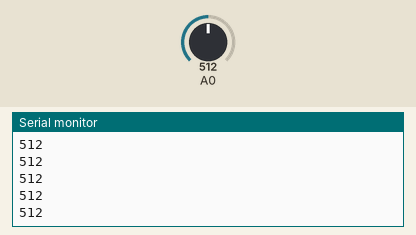
Bench run of a sketch on a simulated Arduino Uno, built with avr-gcc and run on an emulated ATmega328P. On the bench: the last lines printed to the serial monitor. The inputs (shaded band) are chosen by the test bench; at power-on: A0 = 512.

Above: at 1.2 s.
1.3 s: A0 set to 490
At 1.31 s:
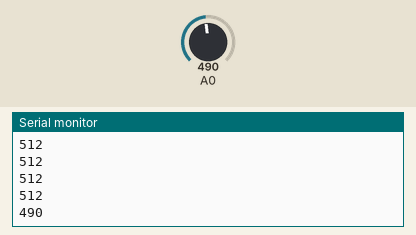
2.8 s: A0 set to 510
At 2.81 s:
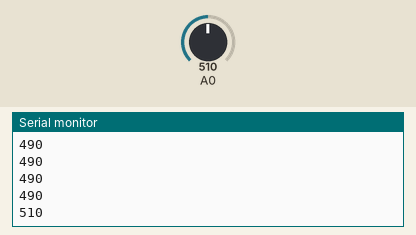
Timing chart, 0 to 5.8 s (numbered marks = the images above; inputs shaded):
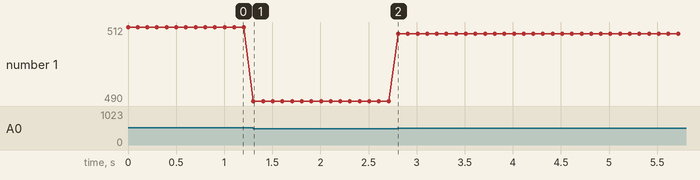

The sketch:

sketch_jun09a.ino
```cpp
void setup() {
  Serial.begin(9600);// put your setup code here, to run once:
  pinMode(13,OUTPUT);
  digitalWrite(13,LOW);}

void loop() {
  int p=analogRead(A0);
  Serial.println(p);
int q=100;
  digitalWrite(13,LOW);
  delay(q);

  if(p>500)
  {digitalWrite(13,HIGH);
   q=q /2;}
   else
   digitalWrite(13,LOW);
  // put your main code here, to run repeatedly:

}
```

Measured:
- after the input at 1.3 s, the serial monitor: prints a new line at once (image 1)
- after the input at 2.8 s, the serial monitor: prints a new line at once (image 2)
- plotted number 1: 512 → 490 after the input at 1.3 s, 490 → 510 after the input at 2.8 s
